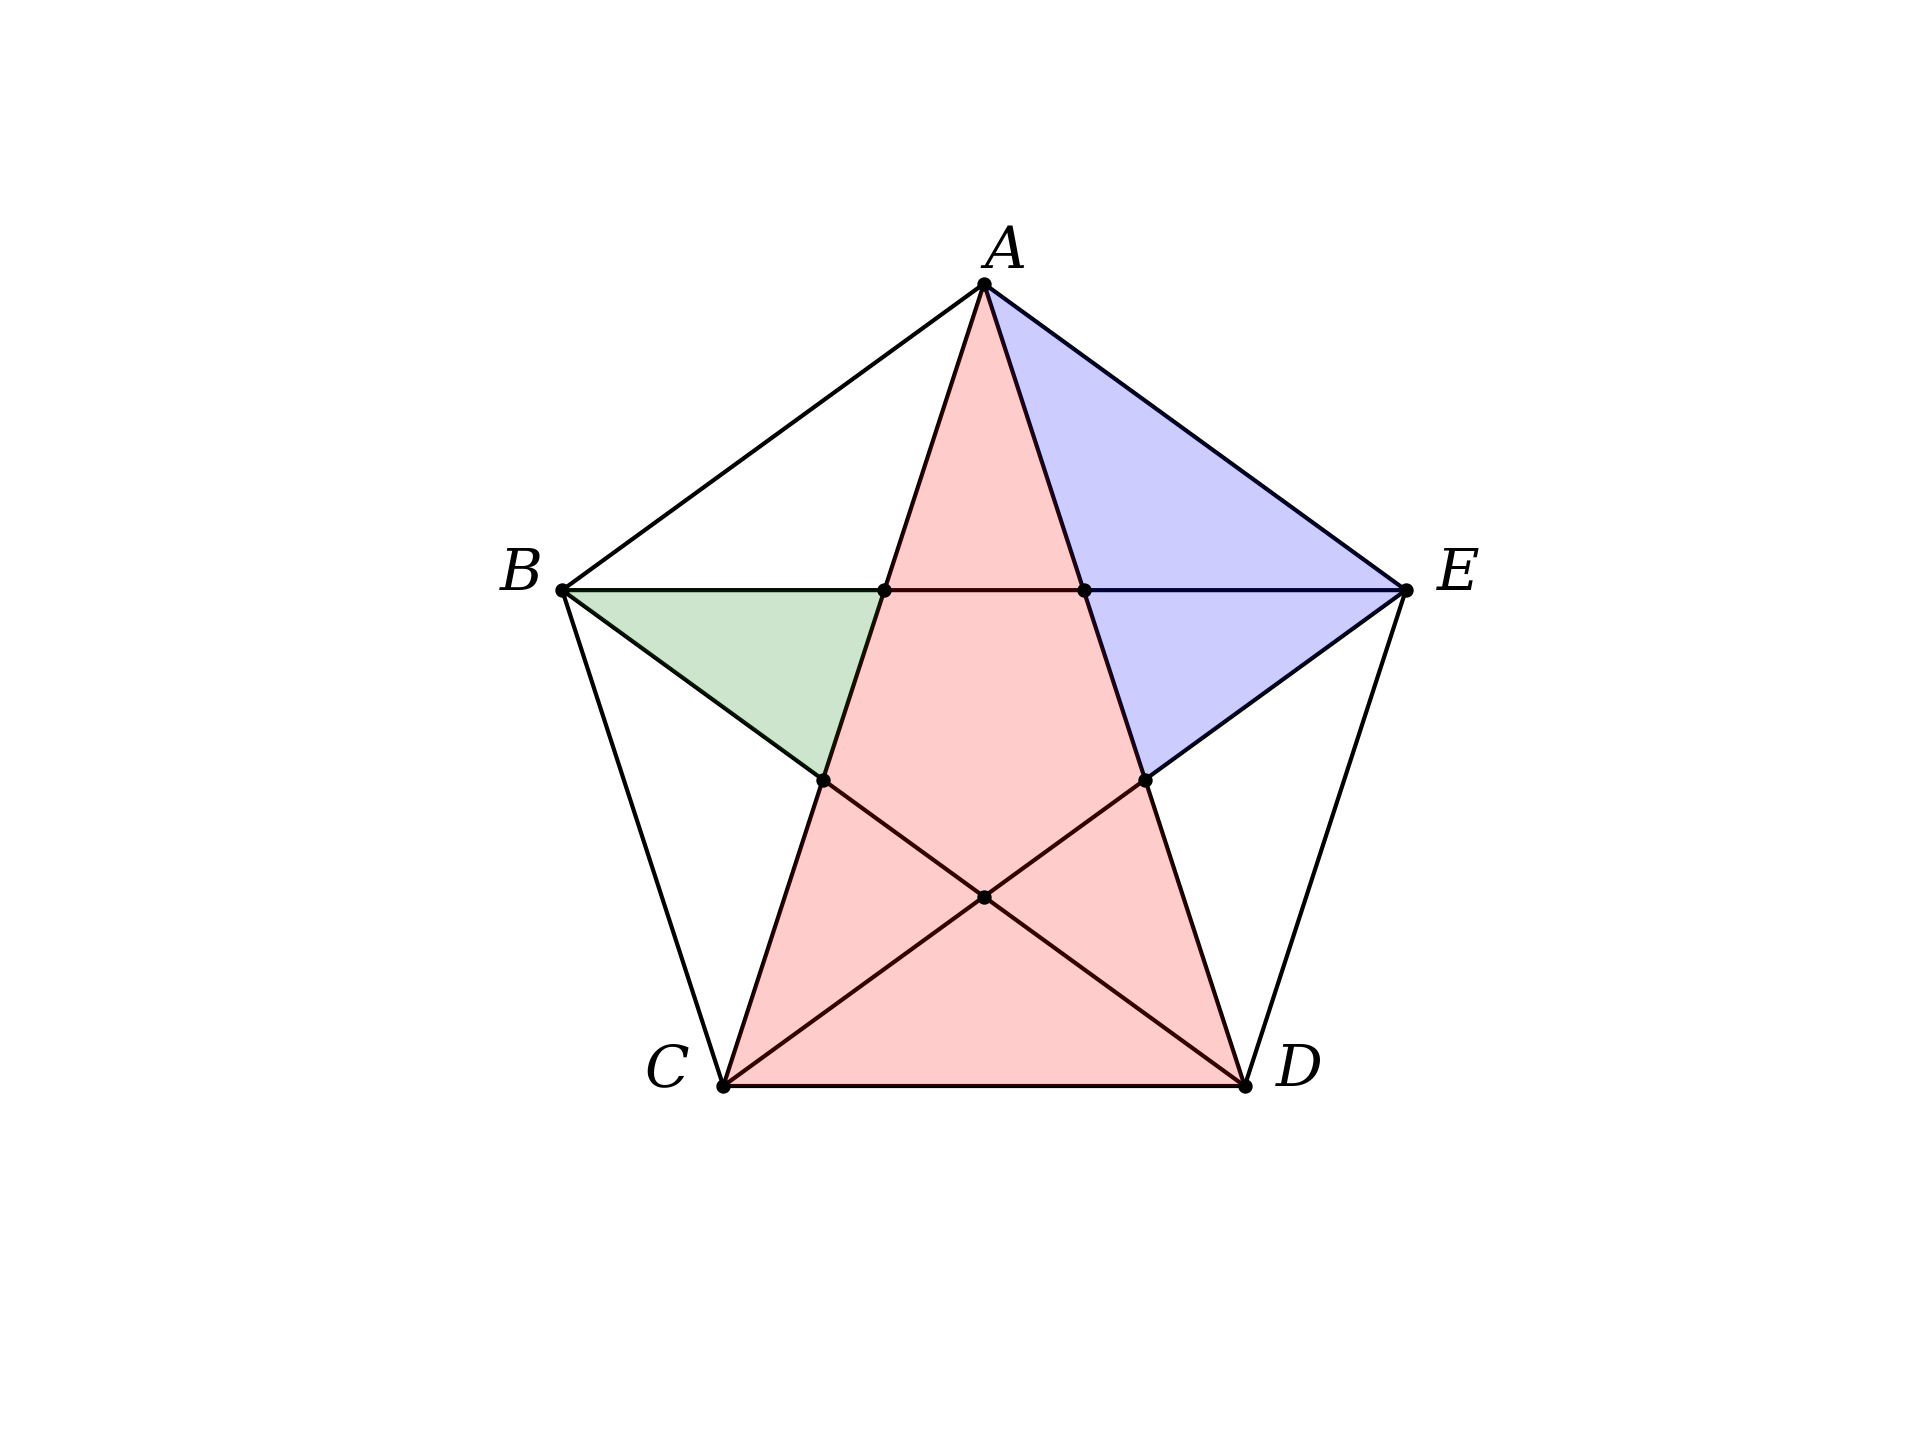

Reproduce this figure in Python.
import sys,math
import matplotlib.pyplot as plt
import numpy as np

import geometry as geo

fig, ax = geo.init()
ax.set(xlim=(0,100), ylim=(0,100))


O = geo.Point(50,50)
r = 40

pD = geo.get_pentagon(O,r)
pL = pD['vertices']

rL = geo.rotate_points_around_center_by_angle(pL,O,90)
A,B,C,D,E = rL

geo.draw_line_segments(ax,[[A,B],[B,C],[C,D],[D,E],[A,E]])

P = geo.get_intersection_for_two_lines([A,C],[B,D])
Q = geo.get_intersection_for_two_lines([B,D],[C,E])
R = geo.get_intersection_for_two_lines([C,E],[A,D])
S = geo.get_intersection_for_two_lines([A,C],[B,E])
T = geo.get_intersection_for_two_lines([A,D],[B,E])

geo.draw_line_segments(ax,[[A,C],[A,D],[B,D],[B,E],[C,E]])


geo.fill_polygon(ax,[A,C,D],fc='r',alpha=0.2)
geo.fill_polygon(ax,[E,R,A],fc='b',alpha=0.2)
geo.fill_polygon(ax,[B,S,P],fc='g',alpha=0.2)

geo.scatter_points(ax,[A,B,C,D,E,P,Q,R,S,T],s=6)




points = [
          ['A',A,'N',1],
          ['B',B,'W',4],
          ['C',C,'W',5],
          ['D',D,'E',2],
          ['E',E,'E',2],
         ]

geo.label_points(points)


#----------

plt.gca().set_axis_off()
ofn = '/Users/telliott/Desktop/pentagon.png'
plt.savefig(ofn, dpi=300)